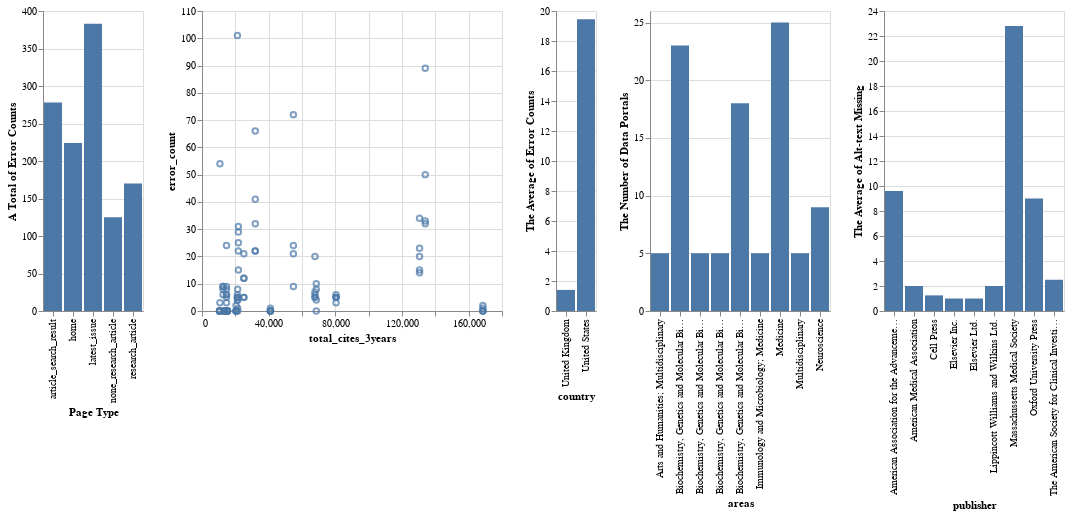

This figure's notebook cell:
### Markdown cell above
#### Create Altair Plots!
Reference: https://altair-viz.github.io/

### Code cell
alt.Chart(df).mark_bar().encode(
    alt.Y('sum(error_count):Q', title='A Total of Error Counts'),
    alt.X('page_type:N', title='Page Type'),
) | alt.Chart(df).mark_point().encode(
    alt.Y('error_count'),
    alt.X('total_cites_3years:Q'),
) | alt.Chart(df).mark_bar().encode(
    alt.Y('mean(error_count):Q', title='The Average of Error Counts'),
    alt.X('country:N'),
) | alt.Chart(df).mark_bar().encode(
    alt.Y('count(error_count):Q', title='The Number of Data Portals'),
    alt.X('areas:N'),
) | alt.Chart(df).mark_bar().encode(
    alt.Y('mean(alt_missing):Q', title='The Average of Alt-text Missing'),
    alt.X('publisher:N'),
)
